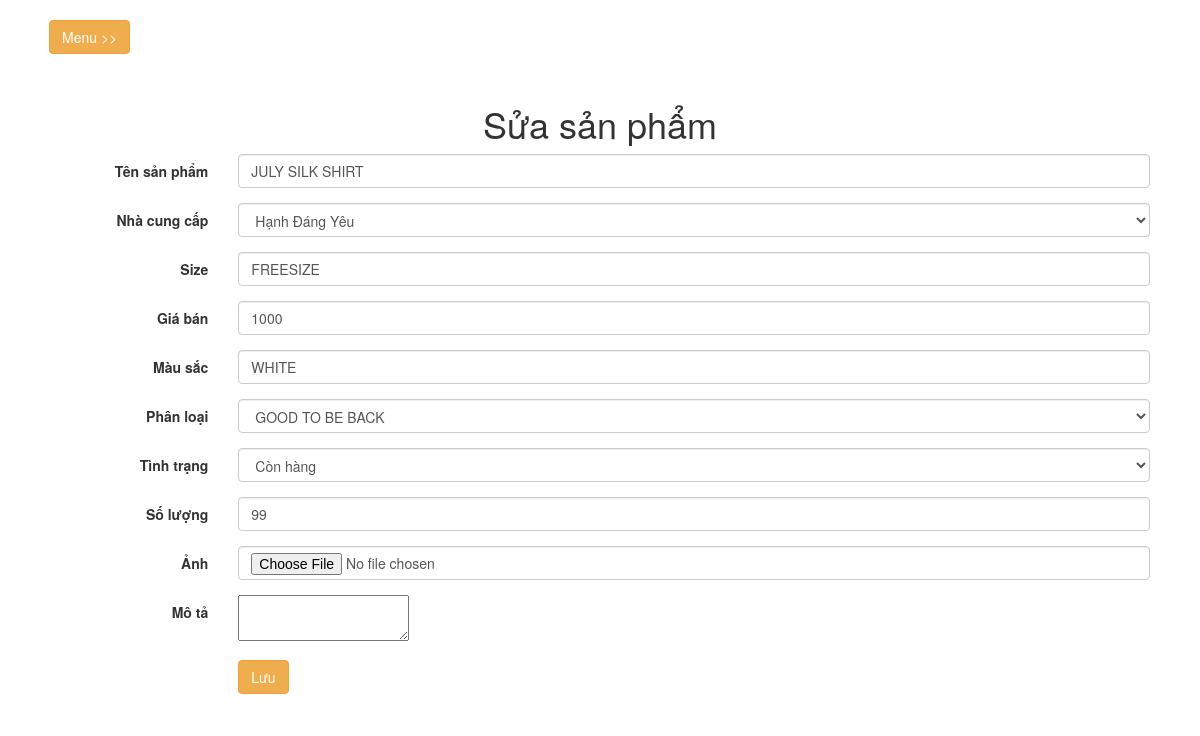
The page /admin/edit_products.php?id=6 (signed in) on the database its author committed.
### tables this page shows
CREATE TABLE `product` (
  `product_id` int(11) NOT NULL,
  `name` varchar(100) NOT NULL,
  `size` varchar(100) NOT NULL,
  `category_id` int(11) NOT NULL,
  `supplier_id` int(11) NOT NULL,
  `price` float NOT NULL,
  `color` varchar(100) NOT NULL,
  `status` varchar(100) NOT NULL,
  `quantity` int(11) NOT NULL,
  `image` varchar(255) DEFAULT NULL,
  `description` text,
  `date_added` date NOT NULL,
  `date_modified` date NOT NULL
);

### admin/edit_products.php (the view, shortened to what this page needs)
<?php session_start();
if(isset($_SESSION['login_user']) && $_SESSION['login_user']==1)
{
?>
<?php
    $id = $_GET['id'];
    require("../connect.php");
    $sql = "SELECT * FROM product WHERE product_id =".$id;
    $ketQuaTruyVan = $conn->query($sql);
    $matHang = $ketQuaTruyVan->fetch_assoc();
?>
<!DOCTYPE html>
<html lang="en">
<head>
    <link href="../css/bootstrap.min.css" rel="stylesheet">
    <link href="../css/simple-sidebar.css" rel="stylesheet">
</head>
<body>
	<div id="wrapper">
       <div id="page-content-wrapper">
            <div class="container-fluid">
                <div class="row">
                    <div class="col-lg-12">
                        <a href="#menu-toggle" class="btn btn-warning" id="menu-toggle" style="margin-bottom: 20px;  margin-left: 14px;">Menu >></a>
                    </div>
                </div>
            <div class="container-fluid">
              <h1 align="center" style="padding-top: 10px">Sửa sản phẩm</h1>
              <form class="form form-horizontal" method="post" action="thuc_hien_edit_products.php" id="form_them_sp" onsubmit="return(validateForm());" enctype="multipart/form-data">
                  <div class="form-group">
                      <label class="control-label col-sm-2">Tên sản phẩm </label>
                      <div class="col-sm-10">
                        <input type="text" class="form-control" name="name" id="name" placeholder="Tên sản phẩm" value="<?= $matHang['name'] ?>">
                      </div>
                  </div>
                  <div class="form-group">
                    <label class="control-label col-sm-2">Nhà cung cấp</label>
                    <div class="col-sm-10">
                      <select class="form-control" name="supplier_id" id="supplier_id">
                         <?php
                         require("../connect.php");
                          $sql = "SELECT supplier_id, name from supplier";
                          $ketQuaTraVe = $conn->query($sql);
                          while ($supplier = $ketQuaTraVe->fetch_assoc())
                           if($supplier['supplier_id']==$matHang['supplier_id']){?>
                            <option selected="selected" value="<?php echo $matHang['supplier_id'] ?>"><?php echo $supplier['name']?></option>
                        <?php } else { ?>
                            <option value="<?php echo $supplier['supplier_id']?>"><?php echo $supplier['name'];?></option>
                            <?php
                        }?>
                      </select>
                    </div>
                </div>
                <div class="form-group">
                    <label class="control-label col-sm-2">Size</label>
                    <div class="col-sm-10">
                      <input type="text" class="form-control" name="size"  id="size" placeholder="Size" value="<?= $matHang['size'] ?>"/>
                    </div>
                </div>
                <div class="form-group">
                    <label class="control-label col-sm-2">Giá bán </label>
                    <div class="col-sm-10">
                      <input type="number" class="form-control" name="price" id="price" value="<?= $matHang['price'] ?>"/>
                    </div>
                </div>
                <div class="form-group">
                      <label class="control-label col-sm-2">Màu sắc </label>
                      <div class="col-sm-10">
                        <input type="text" class="form-control" name="color" placeholder="Màu" id="color" value="<?= $matHang['color'] ?>"/>
                      </div>
                </div>
                <div class="form-group">
                      <label class="control-label col-sm-2">Phân loại</label>
                      <div class="col-sm-10">
                        <select class="form-control" name="lookbook_id" id="lookbook_id">
                          <?php
                        $sql = "SELECT category_id, name from category";
                        $ketQuaTraVe = $conn->query($sql);
                        while ($category = $ketQuaTraVe->fetch_assoc())
                            if($category['category_id']==$matHang['category_id']){?>
                            <option selected="selected" value="<?php echo $matHang['category_id'] ?>"><?php echo $category['name']?></option>
                        <?php } else { ?>
                            <option value="<?php echo $category['category_id']?>"><?php echo $category['name'];?></option>
                            <?php
                        }?>
                      </select>
                      </div>
                </div>
                <div class="form-group">
                    <label class="control-label col-sm-2">Tình trạng </label>
                    <div class="col-sm-10">
                      <select class="form-control" name="status" id="status">
                       <option <?php if($matHang['status']=='Còn hàng'){?> selected="selected" <?php } ?> value="Còn hàng">Còn hàng</option>
                      </select>
                    </div>
                </div>
                <div class="form-group">
                    <label class="control-label col-sm-2">Số lượng </label>
                    <div class="col-sm-10">
                      <input type="number" class="form-control" name="quantity" id="quantity" value="<?= $matHang['quantity'] ?>"/>
                    </div>
                </div>
                <div class="form-group">
                      <label class="control-label col-sm-2">Ảnh </label>
                      <div class="col-sm-10">
                        <input type="file" class="form-control" name="image" placeholder="Ảnh" id="image" />
                      </div>
                </div>
                <div class="form-group">
                    <label class="control-label col-sm-2">Mô tả </label>
                    <div class="col-sm-10">
                      <textarea name="description" id="description"><?php echo $matHang['description']; ?></textarea>
                    </div>
                </div>
                  <div class="form-group">
                  <div class="col-sm-2"></div>
                  <div class="col-sm-10">
                  <input class="btn btn-warning" type="submit" value="Lưu" onclick="saveButton()" />
                  </div>
                  </div>
              </form>
            </div>
        </div>
    </div>
       </div>
</body>
</html>
<?php
}else{
    echo
    "<script>
    alert('Bạn cần đăng nhập để quản trị');
    window.location = 'index.php';
    </script>";
}
?>

### css/simple-sidebar.css (style rules this page uses)
body { overflow-x: hidden; }
#wrapper { padding-left: 0; -webkit-transition: all 0.5s ease; -moz-transition: all 0.5s ease; -o-transition: all 0.5s ease; transition: all 0.5s ease; }
#page-content-wrapper { width: 100%; position: absolute; padding: 15px; }
@media (min-width:768px) { #wrapper { padding-left: 0; } }
@media (min-width:768px) { #page-content-wrapper { padding: 20px; position: relative; } }

### rows shown on the page
product: name "JULY SILK SHIRT", size "FREESIZE", price "1000", color "WHITE", status "Còn hàng", quantity "99"

### other values the page prints
form field supplier_id "Hạnh Đáng Yêu"
form field lookbook_id "GOOD TO BE BACK"
